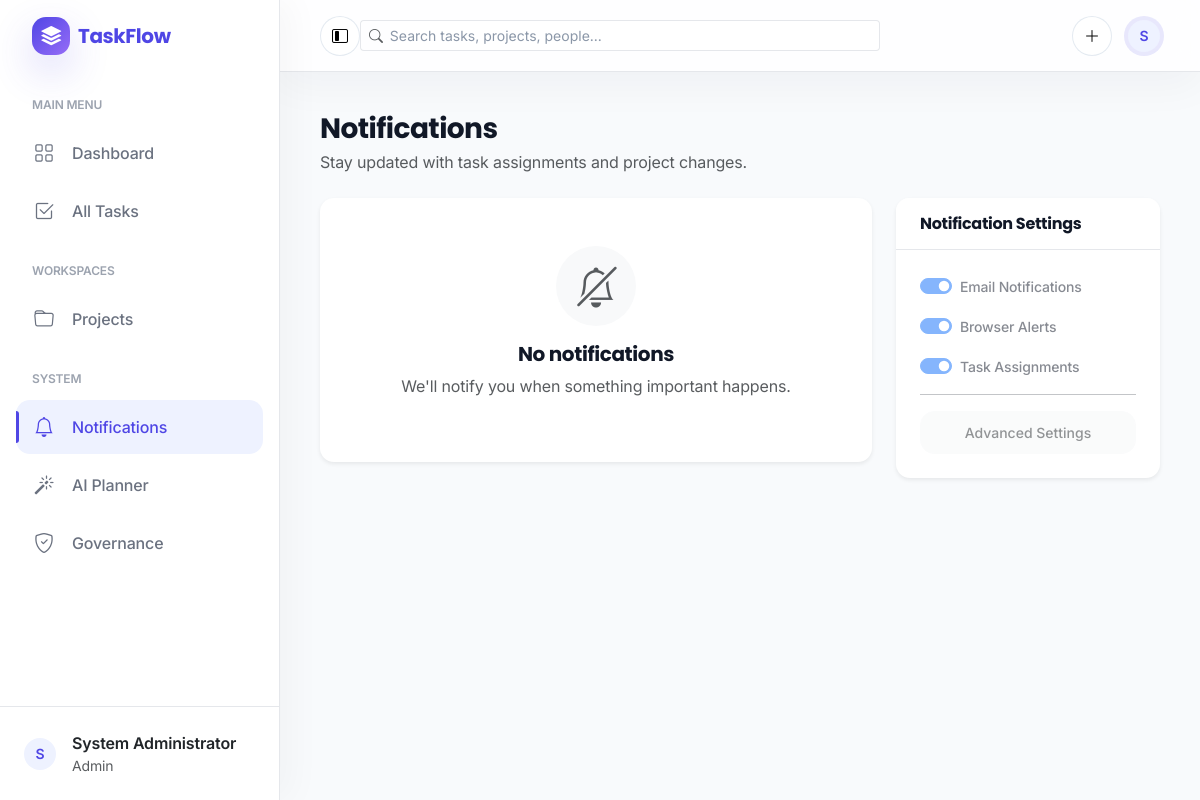
The app's page /notifications (signed in) with its own data.
### models/user.py (models this page shows, shortened)
class User(UserMixin, db.Model):
    __tablename__ = 'users'
    id = db.Column(db.Integer, primary_key=True)
    name = db.Column(db.String(80), nullable=False)
    email = db.Column(db.String(120), unique=True, nullable=False, index=True)
    password = db.Column(db.String(255), nullable=False)
    role = db.Column(db.Enum(UserRole), nullable=False, default=UserRole.MEMBER)
    skills = db.Column(db.Text, nullable=True)  # Comma-separated skills or free text
    created_at = db.Column(db.DateTime, default=datetime.utcnow, nullable=False)
    updated_at = db.Column(db.DateTime, default=datetime.utcnow, onupdate=datetime.utcnow, nullable=False)
    projects = db.relationship('Project', back_populates='creator', lazy=True, cascade='all, delete-orphan')
    assigned_tasks = db.relationship('Task', back_populates='assignee', lazy=True)

### routes/notifications.py (the view)
@notification_bp.route("/notifications")
@login_required
def list_notifications():
    notifications = Notification.query.filter_by(user_id=current_user.id).order_by(Notification.created_at.desc()).all()
    return render_template("notifications.html", notifications=notifications)

### app.py (called while the page is built)
@login_manager.user_loader
def load_user(user_id):
    return User.query.get(int(user_id))

@app.context_processor
def inject_notification_count():
    from flask_login import current_user
    if not current_user.is_authenticated:
        return {"unread_notifications_count": 0}
    unread_count = Notification.query.filter_by(user_id=current_user.id, is_read=False).count()
    return {"unread_notifications_count": unread_count}

### templates/notifications.html (shortened to what this page needs)
{% extends "layout.html" %}
{% block content %}
<div class="row g-4 mb-4">
    <div class="col-12">
        <h1 class="h3 fw-bold mb-1">Notifications</h1>
        <p class="text-muted mb-0">Stay updated with task assignments and project changes.</p>
    </div>
</div>
<div class="row">
    <div class="col-lg-8">
        <div class="card border-0 shadow-sm overflow-hidden">
            <div class="list-group list-group-flush">
                {% for item in notifications %}
                <div class="list-group-item p-4 {{ 'bg-light border-start border-4 border-primary' if not item.is_read else '' }}">
                    <div class="d-flex align-items-start">
                        <div class="bg-primary-light text-primary rounded-circle p-2 me-3" style="width: 40px; height: 40px; display: flex; align-items: center; justify-content: center;">
                            <i class="bi {{ 'bi-bell-fill' if not item.is_read else 'bi-bell' }} fs-5"></i>
                        </div>
                        <div class="flex-grow-1">
                            <div class="d-flex justify-content-between align-items-center mb-1">
                                <h6 class="fw-bold mb-0 {{ 'text-primary' if not item.is_read else 'text-dark' }}">{{ item.title }}</h6>
                                <span class="text-muted x-small" style="font-size: 11px;">{{ item.created_at.strftime('%b %d, %H:%M') }}</span>
                            </div>
                            <div class="text-muted small mb-3">{{ item.message }}</div>
                            {% if not item.is_read %}
                            <form action="{{ url_for('notification.mark_notification_read', notification_id=item.id) }}" method="POST">
                                <button class="btn btn-primary btn-sm rounded-3 px-3" style="font-size: 11px;">
                                    <i class="bi bi-check2 me-1"></i> Mark as Read
                                </button>
                            </form>
                            {% else %}
                            <span class="badge badge-soft-success px-3" style="font-size: 10px;">Already Read</span>
                            {% endif %}
                        </div>
                    </div>
                </div>
                {% else %}
                <div class="text-center py-5">
                    <div class="bg-light rounded-circle d-flex align-items-center justify-content-center mx-auto mb-3" style="width: 80px; height: 80px;">
                        <i class="bi bi-bell-slash fs-1 text-muted"></i>
                    </div>
                    <h5 class="fw-bold">No notifications</h5>
                    <p class="text-muted">We'll notify you when something important happens.</p>
                </div>
                {% endfor %}
            </div>
        </div>
    </div>
    <div class="col-lg-4">
        <div class="card border-0 shadow-sm">
            <div class="card-header bg-white py-3">
                <h6 class="mb-0 fw-bold">Notification Settings</h6>
            </div>
            <div class="card-body">
                <div class="form-check form-switch mb-3">
                    <input class="form-check-input" type="checkbox" id="emailNotif" checked disabled>
                    <label class="form-check-label small fw-medium" for="emailNotif">Email Notifications</label>
                </div>
                <div class="form-check form-switch mb-3">
                    <input class="form-check-input" type="checkbox" id="browserNotif" checked disabled>
                    <label class="form-check-label small fw-medium" for="browserNotif">Browser Alerts</label>
                </div>
                <div class="form-check form-switch mb-0">
                    <input class="form-check-input" type="checkbox" id="assignNotif" checked disabled>
                    <label class="form-check-label small fw-medium" for="assignNotif">Task Assignments</label>
                </div>
                <hr>
                <button class="btn btn-light w-100 btn-sm text-muted" disabled>Advanced Settings</button>
            </div>
        </div>
    </div>
</div>
{% endblock %}

### templates/layout.html (shortened to what this page needs)
<!DOCTYPE html>
<html lang="en">
<head>
    <link href="https://cdn.jsdelivr.net/npm/bootstrap@5.3.0/dist/css/bootstrap.min.css" rel="stylesheet">
    <link rel="stylesheet" href="https://cdn.jsdelivr.net/npm/bootstrap-icons@1.11.0/font/bootstrap-icons.css">
    <link rel="stylesheet" href="{{ url_for('static', filename='css/style.css') }}">
</head>
<body>
    {% if current_user.is_authenticated %}
    <div id="sidebar">
        <div class="sidebar-brand">
            <span class="tf-brand-mark me-2"><i class="bi bi-stack"></i></span>
            <span class="tf-brand-name">TaskFlow</span>
        </div>
        <div class="sidebar-nav">
            <div class="nav-label">Main Menu</div>
            <a href="{{ url_for('dashboard') }}" class="sidebar-link {{ 'active' if request.endpoint == 'dashboard' else '' }}">
                <i class="bi bi-grid"></i>
                <span>Dashboard</span>
            </a>
            <a href="{{ url_for('task.tasks') }}" class="sidebar-link {{ 'active' if 'task' in request.endpoint else '' }}">
                <i class="bi bi-check2-square"></i>
                <span>All Tasks</span>
            </a>
            <div class="nav-label mt-4">Workspaces</div>
            {% if current_user.role.value == 'admin' %}
            <a href="{{ url_for('project.projects') }}" class="sidebar-link {{ 'active' if 'project' in request.endpoint else '' }}">
                <i class="bi bi-folder"></i>
                <span>Projects</span>
            </a>
            {% endif %}
            <div class="nav-label mt-4">System</div>
            <a href="{{ url_for('notification.list_notifications') }}" class="sidebar-link {{ 'active' if 'notification' in request.endpoint else '' }}">
                <i class="bi bi-bell"></i>
                <span>Notifications</span>
            </a>
            {% if current_user.role.value == 'admin' %}
            <a href="{{ url_for('ai_planning.planning_index') }}" class="sidebar-link {{ 'active' if 'ai_planning' in request.endpoint else '' }}">
                <i class="bi bi-magic"></i>
                <span>AI Planner</span>
            </a>
            <a href="{{ url_for('admin.permissions') }}" class="sidebar-link {{ 'active' if 'admin' in request.endpoint else '' }}">
                <i class="bi bi-shield-check"></i>
                <span>Governance</span>
            </a>
            {% endif %}
        </div>
        <div class="position-absolute bottom-0 w-100 p-4 border-top">
            <div class="d-flex align-items-center">
                <div class="avatar-initials me-3">
                    {{ current_user.name[:1].upper() }}
                </div>
                <div class="flex-grow-1 text-truncate">
                    <div class="fw-semibold text-dark">{{ current_user.name }}</div>
                    <div class="text-muted small">{{ current_user.role.value | capitalize }}</div>
                </div>
            </div>
        </div>
    </div>
    <div class="main-content">
        <header id="top-nav">
            <div class="d-flex align-items-center gap-2">
                <button type="button" class="tf-icon-btn d-none d-lg-inline-flex" id="sidebar-collapse" aria-label="Collapse navigation">
                    <i class="bi bi-layout-sidebar-inset"></i>
                </button>
            </div>
            <div class="d-none d-md-flex align-items-center flex-grow-1">
                <div class="input-group input-group-sm tf-search">
                    <span class="input-group-text bg-transparent border-end-0"><i class="bi bi-search text-muted"></i></span>
                    <input type="text" class="form-control border-start-0 ps-0" placeholder="Search tasks, projects, people...">
                </div>
            </div>
            <div class="ms-auto d-flex align-items-center gap-3">
                <div class="dropdown">
                    <button class="tf-icon-btn" type="button" data-bs-toggle="dropdown" aria-label="Create">
                        <i class="bi bi-plus-lg"></i>
                    </button>
                </div>
                <div class="dropdown">
                    <a href="#" class="d-flex align-items-center text-dark text-decoration-none" data-bs-toggle="dropdown">
                        <div class="avatar-initials tf-avatar-ring">
                            {{ current_user.name[:1].upper() }}
                        </div>
                    </a>
                </div>
            </div>
        </header>
        <main id="content-wrapper">
            <div class="fade-in">
                {% block content %}{% endblock %}
            </div>
        </main>
    </div>
    {% endif %}
</body>
</html>

### records on screen
User: name "S", name "System Administrator", role.value "Admin"
